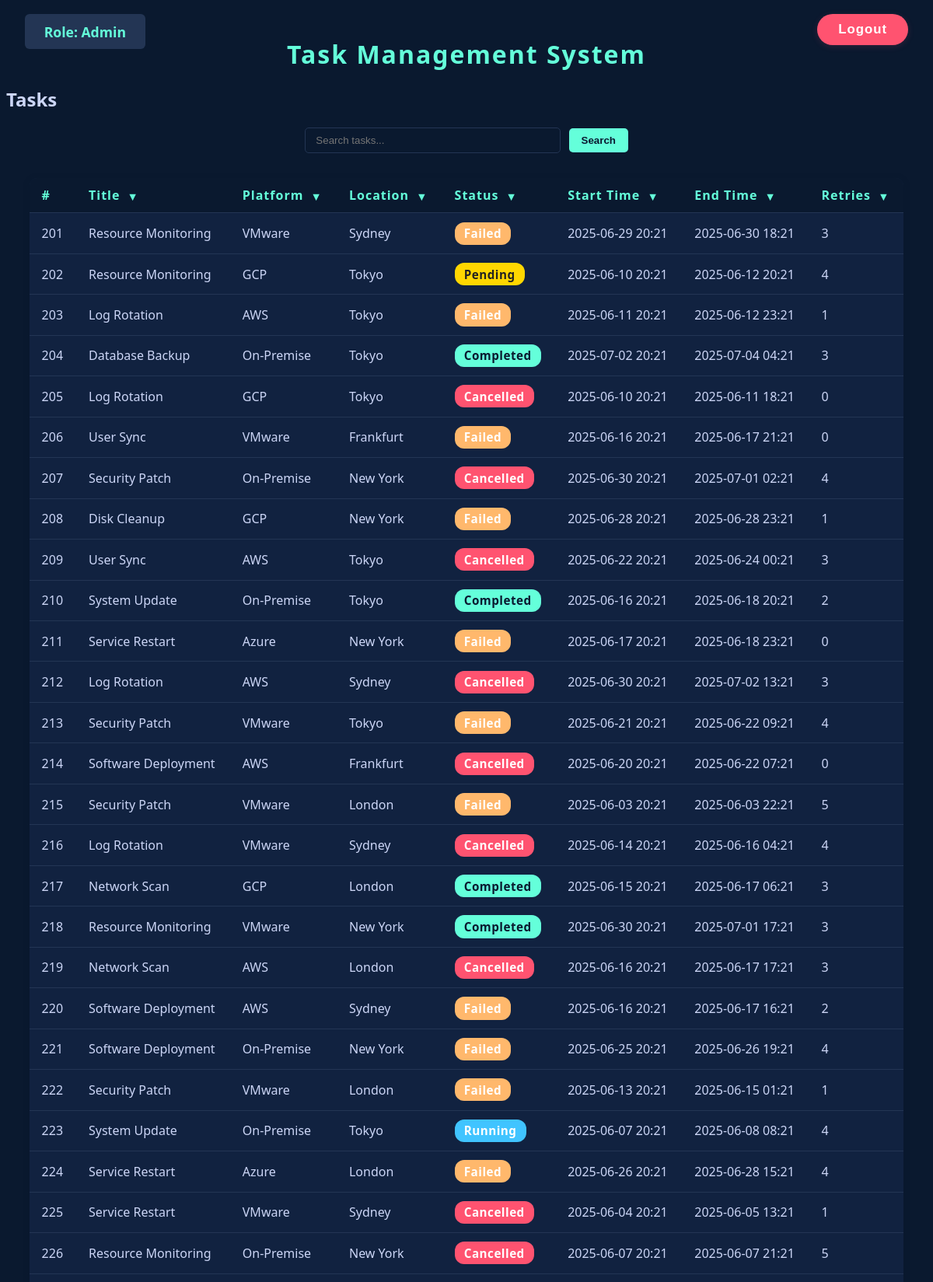
The app's page /tasks/?search=&page=5 (signed in, upper part) with its own data.
### main/models.py (models this page shows, shortened)
class Task(models.Model):
    title = models.CharField(max_length=100, default="System Update")
    platform = models.CharField(max_length=100)
    location = models.CharField(max_length=100)
    status = models.CharField(max_length=50)
    start_time = models.CharField(max_length=100)
    end_time = models.CharField(max_length=100, null=True, blank=True)
    retries = models.IntegerField(default=0)

### main/views.py (the view, shortened to what this page needs)
# urls.py: path('tasks/', views.task_list, name='task_list'),
@login_required
def task_list(request):
    search = request.GET.get('search', '').strip()
    tasks = Task.objects.all()
    title = request.GET.get('title', '')
    platform = request.GET.get('platform', '')
    location = request.GET.get('location', '')
    status = request.GET.get('status', '')
    start_time = request.GET.get('start_time', '')
    end_time = request.GET.get('end_time', '')
    retries = request.GET.get('retries', '')
    if title:
        tasks = tasks.filter(title=title)
    if platform:
        tasks = tasks.filter(platform=platform)
    if location:
        tasks = tasks.filter(location=location)
    if status:
        tasks = tasks.filter(status=status)
    if start_time:
        tasks = tasks.filter(start_time=start_time)
    if end_time:
        tasks = tasks.filter(end_time=end_time)
    if retries:
        tasks = tasks.filter(retries=retries)
    titles = Task.objects.values_list('title', flat=True).distinct()
    platforms = Task.objects.values_list('platform', flat=True).distinct()
    locations = Task.objects.values_list('location', flat=True).distinct()
    statuses = Task.objects.values_list('status', flat=True).distinct()
    start_times = Task.objects.values_list('start_time', flat=True).distinct()
    end_times = Task.objects.values_list('end_time', flat=True).distinct()
    retries_list = Task.objects.values_list('retries', flat=True).distinct()
    paginator = Paginator(tasks, 50)
    page_number = request.GET.get('page', 1)
    page_obj = paginator.get_page(page_number)
    selected_role = request.session.get('selected_role', '')
    context = {
        'tasks': page_obj.object_list,
        'page_obj': page_obj,
        'search': search,
        'selected_role': selected_role,
        'titles': titles,
        'platforms': platforms,
        'locations': locations,
        'statuses': statuses,
        'start_times': start_times,
        'end_times': end_times,
        'retries': retries_list,
    }
    if request.headers.get('x-requested-with') == 'XMLHttpRequest':
        html = render_to_string('main/task_table_rows.html', {
            **context,
            'user': request.user,
        })
        return JsonResponse({'html': html})
    return render(request, 'main/task_system.html', context)

### main/templates/main/task_system.html (shortened to what this page needs)
<!DOCTYPE html>
<html>
<head>
</head>
<body>
    <div style="position: absolute; top: 18px; left: 32px; z-index: 10;">
        <span class="role-box" style="background: #233554; color: #64ffda; font-weight: bold; font-size: 1.1em; padding: 0.6em 1.4em;">
            Role:
            {% if request.session.selected_role %}
                {{ request.session.selected_role|title }}
            {% else %}
                {% if user.is_superuser %}Admin{% else %}Client{% endif %}
            {% endif %}
        </span>
    </div>
    <div style="position: absolute; top: 18px; right: 32px; z-index: 10;">
        {% if user.is_authenticated %}
            <form action="{% url 'logout' %}" method="post" style="display:inline;">
                <button type="submit"
                        style="
                            background: #ff5370;
                            color: #fff;
                            font-weight: bold;
                            border: none;
                            border-radius: 24px;
                            padding: 0.6em 1.6em;
                            font-size: 1.05em;
                            box-shadow: 0 2px 8px rgba(255,83,112,0.15);
                            cursor: pointer;
                            transition: background 0.2s, color 0.2s, box-shadow 0.2s;
                            letter-spacing: 1px;
                        "
                        onmouseover="this.style.background='#d32f2f';"
                        onmouseout="this.style.background='#ff5370';"
                        title="Logout">
                    Logout
                </button>
            </form>
        {% endif %}
    </div>
    <h1 style="text-align:center; color:#64ffda; margin-top:1.5em; margin-bottom:0.5em; letter-spacing:2px;">
        Task Management System
    </h1>
    <h2>Tasks</h2>
    <form method="get" action="{% url 'task_list' %}" style="text-align:center; margin-bottom:1.5em;">
        <input
            type="text"
            name="search"
            value="{{ search|default:'' }}"
            placeholder="Search tasks..."
            style="padding:0.6em 1em; border-radius:5px; border:1px solid #233554; background:#0a192f; color:#ccd6f6; width:300px;"
            autofocus
        >
        <button type="submit" style="background:#64ffda; color:#0a192f; font-weight:600; border-radius:5px; border:none; padding:0.6em 1.2em; margin-left:0.5em;">Search</button>
    </form>
    <form method="get" id="filter-form">
      <table>
        <thead>
          <tr>
            <th>#</th>
            <th>
              Title
              <span class="dropdown-arrow" onclick="toggleDropdown('title-dropdown')">&#9660;</span>
            </th>
            <th>
              Platform
              <span class="dropdown-arrow" onclick="toggleDropdown('platform-dropdown')">&#9660;</span>
            </th>
            <th>
              Location
              <span class="dropdown-arrow" onclick="toggleDropdown('location-dropdown')">&#9660;</span>
            </th>
            <th>
              Status
              <span class="dropdown-arrow" onclick="toggleDropdown('status-dropdown')">&#9660;</span>
            </th>
            <th>
              Start Time
              <span class="dropdown-arrow" onclick="toggleDropdown('starttime-dropdown')">&#9660;</span>
            </th>
            <th>
              End Time
              <span class="dropdown-arrow" onclick="toggleDropdown('endtime-dropdown')">&#9660;</span>
            </th>
            <th>
              Retries
              <span class="dropdown-arrow" onclick="toggleDropdown('retries-dropdown')">&#9660;</span>
            </th>
          </tr>
        </thead>
        <tbody id="task-table-body">
          {% include 'main/task_table_rows.html' with selected_role=selected_role %}
        </tbody>
      </table>
    </form>
</body>
</html>

### main/templates/main/task_table_rows.html (shortened to what this page needs)
<tbody>
    {% for task in tasks %}
    <tr id="data-row-{{ task.id }}" class="data-row">
        <td>{{ forloop.counter0|add:page_obj.start_index }}</td>
        <td>{{ task.title }}</td>
        <td>{{ task.platform }}</td>
        <td>{{ task.location }}</td>
        <td>
            <span class="status-label status-{{ task.status|lower }}">{{ task.status|capfirst }}</span>
        </td>
        <td>{{ task.start_time }}</td>
        <td>{{ task.end_time }}</td>
        <td>{{ task.retries }}</td>
    </tr>
    {% endfor %}
</tbody>

### main/templates/main/task_system.html (style rules this page uses)
body { background: #0a192f; color: #ccd6f6; font-family: 'Segoe UI', Arial, sans-serif; }
table { width: 95%; margin: 2em auto; border-collapse: collapse; background: #112240; border-radius: 10px; overflow: hidden; box-shadow: 0 2px 8px rgba(10,25,47,0.3); }
th, td { padding: 0.7em 1em; border-bottom: 1px solid #233554; text-align: left; }
th { background: #0a192f; color: #64ffda; font-weight: 600; letter-spacing: 1px; }
.role-box { background: #233554; color: #64ffda; padding: 0.5em 1em; border-radius: 6px; margin-bottom: 1em; display: inline-block; font-weight: bold; }
button { background: #64ffda; color: #0a192f; border: none; padding: 0.7em 1.4em; border-radius: 5px; cursor: pointer; }
.dropdown-arrow { cursor: pointer; margin-left: 4px; font-size: 0.9em; vertical-align: middle; }
th { position: relative; }

### main/templates/main/task_table_rows.html (style rules this page uses)
.status-label { padding: 0.3em 0.8em; border-radius: 12px; font-weight: bold; font-size: 0.95em; letter-spacing: 0.5px; display: inline-block; }
.status-cancelled { background: #ff5370; color: #fff; }
.status-failed { background: #ffb86c; color: #fff; }
.status-pending { background: #ffd700; color: #222; }
.status-completed { background: #64ffda; color: #0a192f; }
.status-running { background: #40c4ff; color: #fff; }

### records on screen
Task: title "Resource Monitoring", platform "VMware", location "Sydney", status "Failed", start_time "2025-06-29 20:21", end_time "2025-06-30 18:21", retries "3"
Task: title "Resource Monitoring", platform "GCP", location "Tokyo", status "Pending", start_time "2025-06-10 20:21", end_time "2025-06-12 20:21", retries "4"
Task: title "Log Rotation", platform "AWS", location "Tokyo", status "Failed", start_time "2025-06-11 20:21", end_time "2025-06-12 23:21", retries "1"
Task: title "Database Backup", platform "On-Premise", location "Tokyo", status "Completed", start_time "2025-07-02 20:21", end_time "2025-07-04 04:21", retries "3"
Task: title "Log Rotation", platform "GCP", location "Tokyo", status "Cancelled", start_time "2025-06-10 20:21", end_time "2025-06-11 18:21", retries "0"
Task: title "User Sync", platform "VMware", location "Frankfurt", status "Failed", start_time "2025-06-16 20:21", end_time "2025-06-17 21:21", retries "0"
Task: title "Security Patch", platform "On-Premise", location "New York", status "Cancelled", start_time "2025-06-30 20:21", end_time "2025-07-01 02:21", retries "4"
Task: title "Disk Cleanup", platform "GCP", location "New York", status "Failed", start_time "2025-06-28 20:21", end_time "2025-06-28 23:21", retries "1"
Task: title "User Sync", platform "AWS", location "Tokyo", status "Cancelled", start_time "2025-06-22 20:21", end_time "2025-06-24 00:21", retries "3"
Task: title "System Update", platform "On-Premise", location "Tokyo", status "Completed", start_time "2025-06-16 20:21", end_time "2025-06-18 20:21", retries "2"
Task: title "Service Restart", platform "Azure", location "New York", status "Failed", start_time "2025-06-17 20:21", end_time "2025-06-18 23:21", retries "0"
Task: title "Log Rotation", platform "AWS", location "Sydney", status "Cancelled", start_time "2025-06-30 20:21", end_time "2025-07-02 13:21", retries "3"
Task: title "Security Patch", platform "VMware", location "Tokyo", status "Failed", start_time "2025-06-21 20:21", end_time "2025-06-22 09:21", retries "4"
Task: title "Software Deployment", platform "AWS", location "Frankfurt", status "Cancelled", start_time "2025-06-20 20:21", end_time "2025-06-22 07:21", retries "0"
Task: title "Security Patch", platform "VMware", location "London", status "Failed", start_time "2025-06-03 20:21", end_time "2025-06-03 22:21", retries "5"
Task: title "Log Rotation", platform "VMware", location "Sydney", status "Cancelled", start_time "2025-06-14 20:21", end_time "2025-06-16 04:21", retries "4"
Task: title "Network Scan", platform "GCP", location "London", status "Completed", start_time "2025-06-15 20:21", end_time "2025-06-17 06:21", retries "3"
Task: title "Resource Monitoring", platform "VMware", location "New York", status "Completed", start_time "2025-06-30 20:21", end_time "2025-07-01 17:21", retries "3"
Task: title "Network Scan", platform "AWS", location "London", status "Cancelled", start_time "2025-06-16 20:21", end_time "2025-06-17 17:21", retries "3"
Task: title "Software Deployment", platform "AWS", location "Sydney", status "Failed", start_time "2025-06-16 20:21", end_time "2025-06-17 16:21", retries "2"
Task: title "Software Deployment", platform "On-Premise", location "New York", status "Failed", start_time "2025-06-25 20:21", end_time "2025-06-26 19:21", retries "4"
Task: title "Security Patch", platform "VMware", location "London", status "Failed", start_time "2025-06-13 20:21", end_time "2025-06-15 01:21", retries "1"
Task: title "System Update", platform "On-Premise", location "Tokyo", status "Running", start_time "2025-06-07 20:21", end_time "2025-06-08 08:21", retries "4"
Task: title "Service Restart", platform "Azure", location "London", status "Failed", start_time "2025-06-26 20:21", end_time "2025-06-28 15:21", retries "4"
Task: title "Service Restart", platform "VMware", location "Sydney", status "Cancelled", start_time "2025-06-04 20:21", end_time "2025-06-05 13:21", retries "1"
Task: title "Resource Monitoring", platform "On-Premise", location "New York", status "Cancelled", start_time "2025-06-07 20:21", end_time "2025-06-07 21:21", retries "5"
